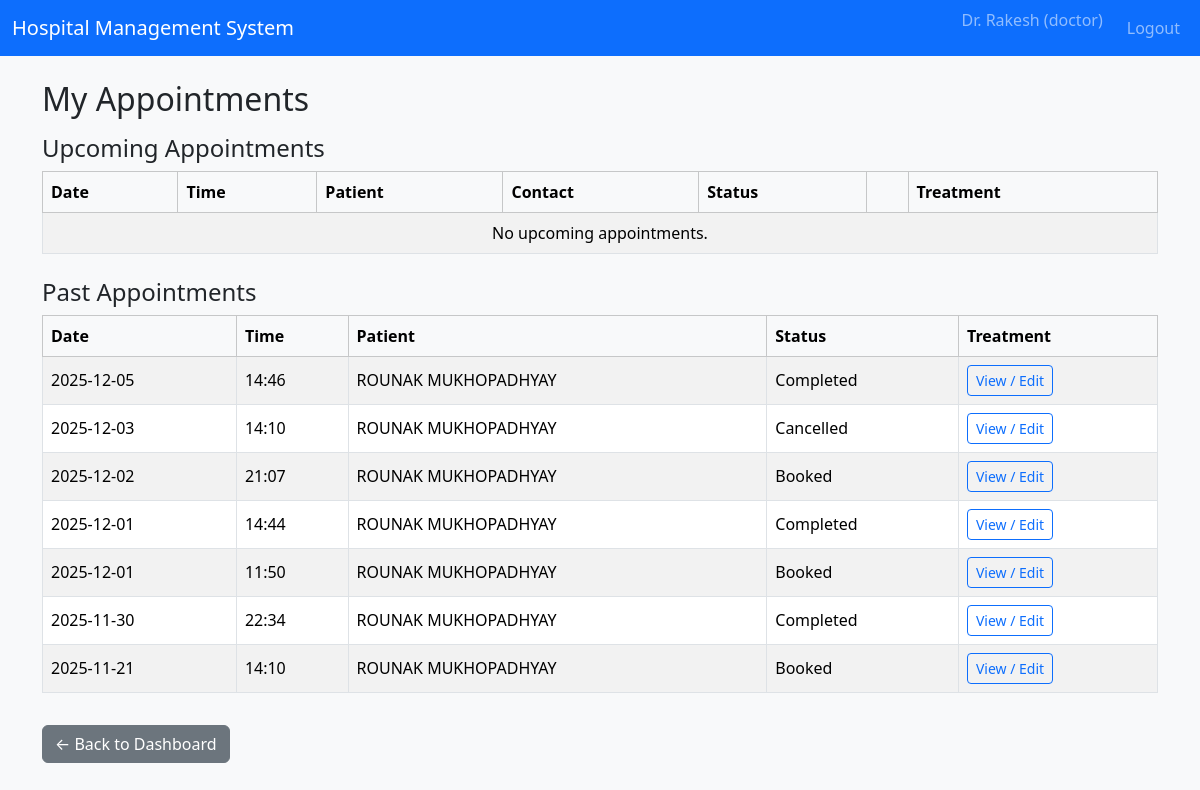
Page /doctor/appointments (signed in) on the earlier database version.
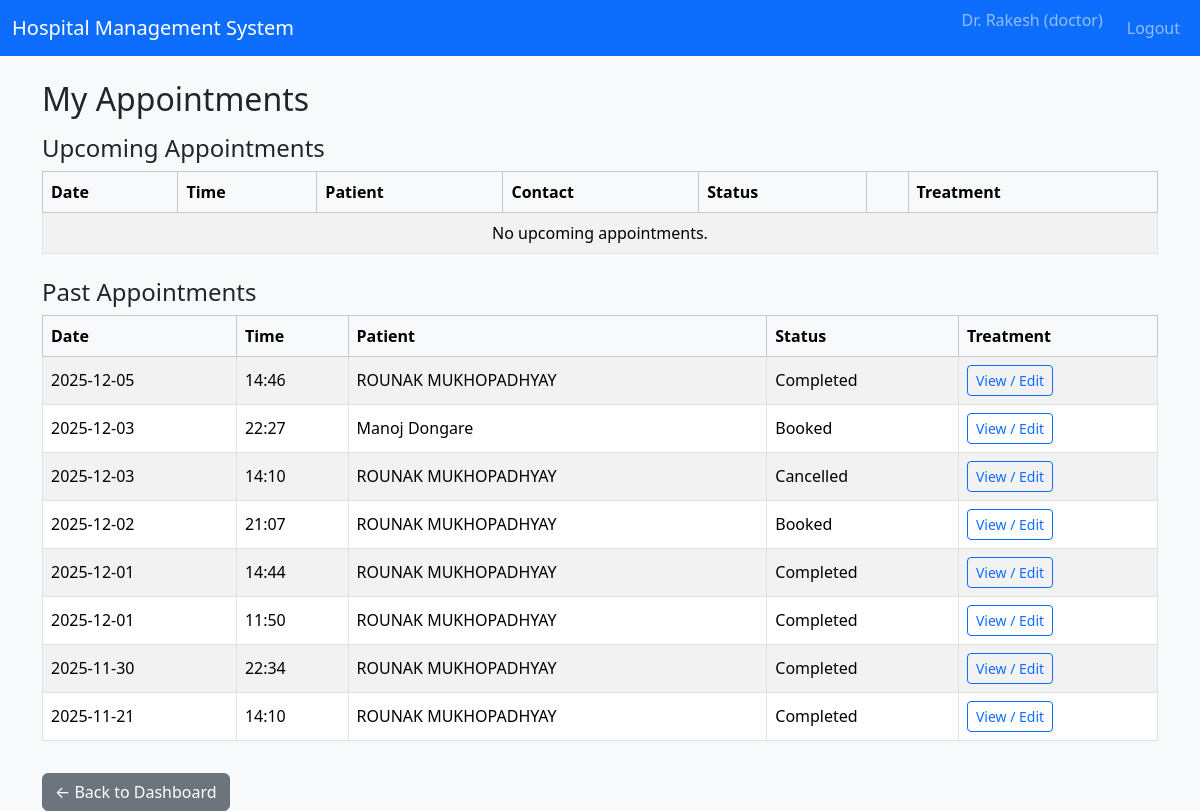
Same page on the later database version.
### tables this page shows
CREATE TABLE appointments (
            id INTEGER PRIMARY KEY AUTOINCREMENT,
            patient_id INTEGER NOT NULL,
            doctor_id INTEGER NOT NULL,
            date TEXT NOT NULL, -- YYYY-MM-DD
            time TEXT NOT NULL, -- HH:MM
            status TEXT NOT NULL CHECK(status IN ('Booked', 'Completed', 'Cancelled')),
            created_at TEXT NOT NULL,
            updated_at TEXT NOT NULL,
            FOREIGN KEY(patient_id) REFERENCES patients(id),
            FOREIGN KEY(doctor_id) REFERENCES doctors(id),
            UNIQUE(doctor_id, date, time) -- prevent double booking
        );

CREATE TABLE users (
            id INTEGER PRIMARY KEY AUTOINCREMENT,
            username TEXT UNIQUE NOT NULL,
            password_hash TEXT NOT NULL,
            full_name TEXT NOT NULL,
            email TEXT,
            phone TEXT,
            role TEXT NOT NULL CHECK(role IN ('admin', 'doctor', 'patient')),
            is_active INTEGER NOT NULL DEFAULT 1,
            created_at TEXT NOT NULL
        );

### controllers/routes.py (the view)
@main_bp.route("/doctor/appointments")
@login_required
@role_required("doctor")
def doctor_appointments():
    doctor_id = get_current_doctor_id()
    if not doctor_id:
        flash("Doctor profile not found.", "danger")
        return redirect(url_for("main.doctor_dashboard"))
    conn = get_db_connection()
    cur = conn.cursor()
    cur.execute(
        """
        SELECT a.*, u.full_name AS patient_name, u.phone
        FROM appointments a
        JOIN patients p ON a.patient_id = p.id
        JOIN users u ON p.user_id = u.id
        WHERE a.doctor_id = ?
        ORDER BY a.date DESC, a.time DESC;
        """,
        (doctor_id,),
    )
    rows = cur.fetchall()
    conn.close()
    today_str = date_cls.today().isoformat()
    upcoming = []
    past = []
    for r in rows:
        if r["date"] >= today_str and r["status"] == "Booked":
            upcoming.append(r)
        else:
            past.append(r)
    return render_template("doctor_appointments.html", upcoming=upcoming, past=past)

### controllers/routes.py (called while the page is built)
def login_required(view_func):
    @wraps(view_func)
    def wrapped(*args, **kwargs):
        if "user_id" not in session:
            flash("Please log in to continue.", "warning")
            return redirect(url_for("main.login"))
        return view_func(*args, **kwargs)
    return wrapped

def role_required(role):
    def decorator(view_func):
        @wraps(view_func)
        def wrapped(*args, **kwargs):
            if "user_id" not in session or session.get("role") != role:
                flash("Unauthorized access.", "danger")
                return redirect(url_for("main.login"))
            return view_func(*args, **kwargs)
        return wrapped
    return decorator

def get_current_doctor_id():
    if "user_id" not in session:
        return None
    conn = get_db_connection()
    cur = conn.cursor()
    cur.execute(
        "SELECT d.id FROM doctors d JOIN users u ON d.user_id = u.id WHERE u.id = ?;",
        (session["user_id"],),
    )
    row = cur.fetchone()
    conn.close()
    return row["id"] if row else None

### models/models.py (called while the page is built)
def get_db_connection():
    conn = sqlite3.connect(DB_PATH)
    conn.row_factory = sqlite3.Row
    return conn

### templates/doctor_appointments.html (shortened to what this page needs)
{% extends "base.html" %}
{% block content %}
<h2>My Appointments</h2>
<h4 class="mt-3">Upcoming Appointments</h4>
<table class="table table-striped table-bordered align-middle">
    <thead class="table-light">
        <tr>
            <th>Date</th>
            <th>Time</th>
            <th>Patient</th>
            <th>Contact</th>
            <th>Status</th>
            <th></th>
            <th>Treatment</th>
        </tr>
    </thead>
    <tbody>
    {% if upcoming %}
        {% for a in upcoming %}
        <tr>
            <td>{{ a['date'] }}</td>
            <td>{{ a['time'] }}</td>
            <td>{{ a['patient_name'] }}</td>
            <td>{{ a['phone'] or '-' }}</td>
            <td>{{ a['status'] }}</td>
            <td>
                {% if a['status'] == 'Booked' %}
                <a
                    href="{{ url_for('main.doctor_update_appointment_status', appointment_id=a['id'], new_status='Completed') }}"
                    class="btn btn-sm btn-success me-1"
                >
                    Mark Completed
                </a>
                <a
                    href="{{ url_for('main.doctor_update_appointment_status', appointment_id=a['id'], new_status='Cancelled') }}"
                    class="btn btn-sm btn-danger"
                >
                    Cancel
                </a>
                {% endif %}
            </td>
            <td>
                <a
                    href="{{ url_for('main.doctor_treatment', appointment_id=a['id']) }}"
                    class="btn btn-sm btn-outline-primary"
                >
                    Add / Edit
                </a>
            </td>
        </tr>
        {% endfor %}
    {% else %}
        <tr>
            <td colspan="7" class="text-center">No upcoming appointments.</td>
        </tr>
    {% endif %}
    </tbody>
</table>
<h4 class="mt-4">Past Appointments</h4>
<table class="table table-striped table-bordered align-middle">
    <thead class="table-light">
        <tr>
            <th>Date</th>
            <th>Time</th>
            <th>Patient</th>
            <th>Status</th>
            <th>Treatment</th>
        </tr>
    </thead>
    <tbody>
    {% if past %}
        {% for a in past %}
        <tr>
            <td>{{ a['date'] }}</td>
            <td>{{ a['time'] }}</td>
            <td>{{ a['patient_name'] }}</td>
            <td>{{ a['status'] }}</td>
            <td>
                <a
                    href="{{ url_for('main.doctor_treatment', appointment_id=a['id']) }}"
                    class="btn btn-sm btn-outline-primary"
                >
                    View / Edit
                </a>
            </td>
        </tr>
        {% endfor %}
    {% else %}
        <tr>
            <td colspan="5" class="text-center">No past appointments yet.</td>
        </tr>
    {% endif %}
    </tbody>
</table>
<a href="{{ url_for('main.doctor_dashboard') }}" class="btn btn-secondary mt-3">
    ← Back to Dashboard
</a>
{% endblock %}

Differences in the rows shown:
added appointments: date "2025-12-03", time "22:27", patient_name "Manoj Dongare", status "Booked"
changed appointments (number 6 of 8 on the later page): status "Booked" → "Completed"
changed appointments (number 8 of 8 on the later page): status "Booked" → "Completed"
